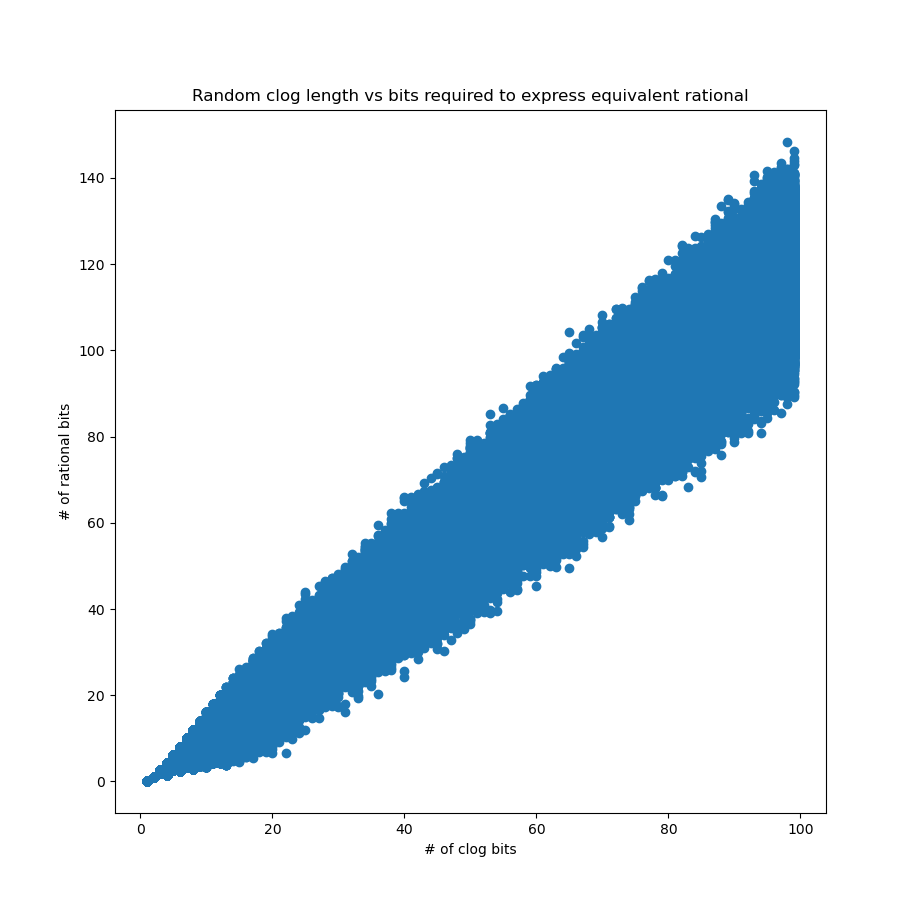

Reproduce this figure in Python.
from utils import *

from matplotlib import pyplot as plt

from math import log2

import random

# weight = % of 0s
def random_clog(length, leading_ones, weight):
    clog = [1] * leading_ones
    while len(clog) < length:
        clog.append(random.random() < weight)
    if clog[-1] != 0:
        clog[-1] = 0
    return clog

def sample_random_clogs(per_gen, generations, leading_ones, weight):
    clogs = []
    for length in range(1, generations):
        for _ in range(0, per_gen):
            clogs.append(random_clog(length, leading_ones, weight))
    rationals = list(map(clog_to_rational, clogs))
    precisions = list(map(prec_of_rat, rationals))
    plt.scatter(list(map(len, clogs)), list(map(prec_of_rat, map(clog_to_rational, clogs))))


# TODO: add worst + best cases to this scatterplot
# in different colors

def prec_of_rat(rational):
    return log2(rational[0]) + log2(rational[1])

#print(prec_of_rat(clog_to_rational(random_clog(30, 0, 0.5))))
plt.title("Random clog length vs bits required to express equivalent rational")
plt.xlabel("# of clog bits")
plt.ylabel("# of rational bits")
#plt.xscale("log")
sample_random_clogs(10000, 100, 0, 0.5)
plt.show()
